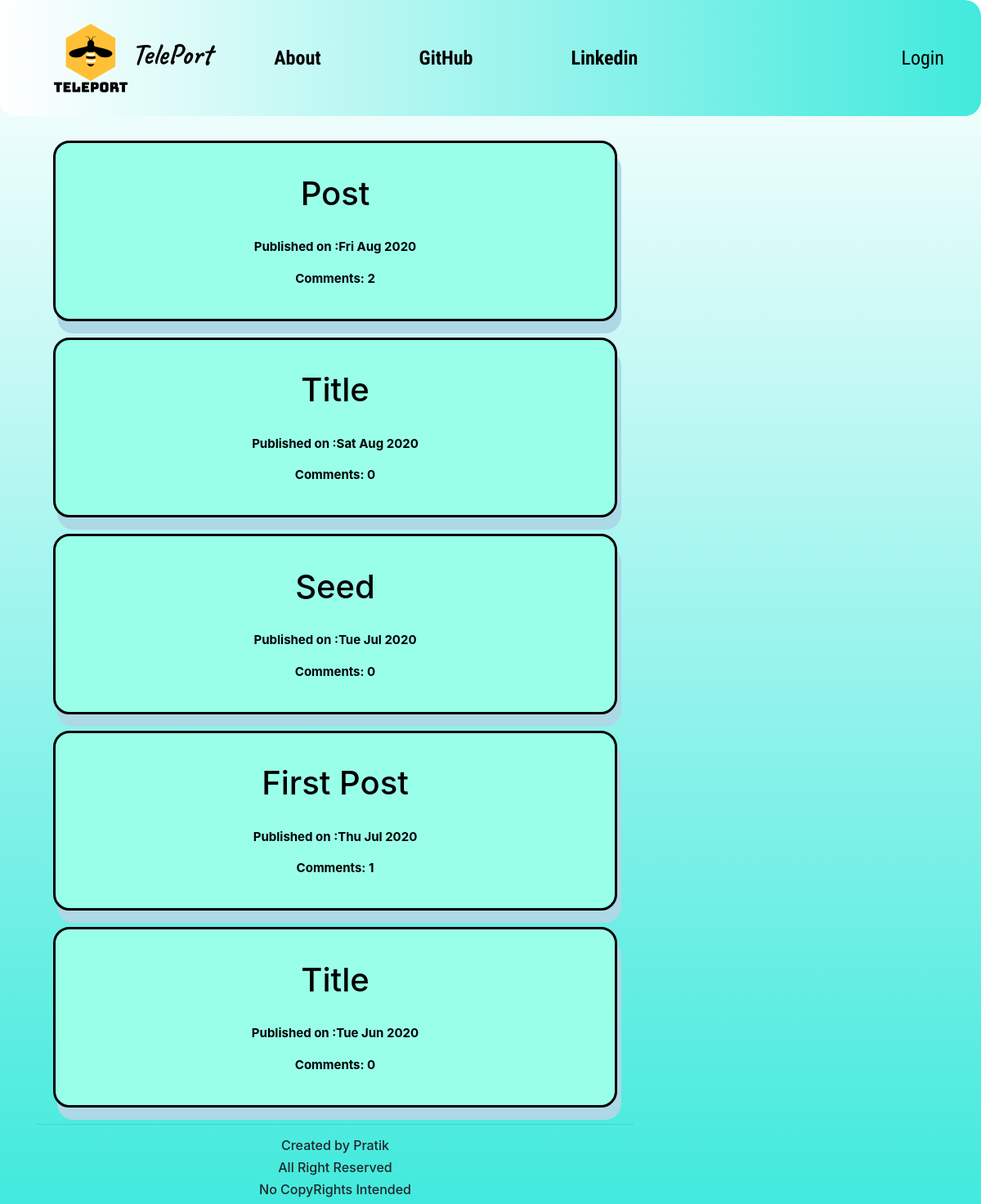
The page / on the database its author committed.
### blog/models.py (models this page shows, shortened)
class Post(models.Model):
    author = models.ForeignKey('auth.User',on_delete=models.CASCADE)
    title = models.CharField(max_length=256)
    text = models.TextField()
    create_date = models.DateTimeField(default=timezone.now())
    published_date = models.DateTimeField(blank=True,null=True)
    def approve_comments(self):
        return self.comments.filter(approved_comment=True)

### blog/views.py (the view)
# urls.py: url(r'^$',views.PostListView.as_view(),name='post_list'),
class PostListView(ListView):
    model = Post
    def get_queryset(self):
        return Post.objects.filter(published_date__lte=timezone.now()).order_by('-published_date')

### blog/templates/blog/post_list.html (shortened to what this page needs)
{% extends "blog/base.html" %}
{% load static %}
{% block content %}
<div class="centerstage">
  {% for post in post_list %}
    <div class="post">
      <br>
      <h1><a href="{% url 'post_detail' pk=post.pk %}">{{ post.title }}</a></h1>
      <br>
      <div class="date">
        <p>Published on :{{post.published_date|date:"D M Y"}}</p>
      </div>
      <a href="{% url 'post_detail' pk=post.pk %}">Comments: {{post.approve_comments.count}}</a>
      <br>
      <br>
    </div>
    {% endfor %}
</div>
<div class="footer">
<hr>
<h6>Created by Pratik </h6>
<h6>All Right Reserved</h6>
<h6>No CopyRights Intended</h6>
</div>
{% endblock%}

### blog/templates/blog/base.html (shortened to what this page needs)
<!DOCTYPE html>
{% load static %}
<html lang="en" dir="ltr">
  <head>
          <link rel="stylesheet" href="https://stackpath.bootstrapcdn.com/bootstrap/4.5.0/css/bootstrap.min.css">
          <link rel="stylesheet" href="//cdn.jsdelivr.net/npm/medium-editor@latest/dist/css/medium-editor.min.css" type="text/css" media="screen" charset="utf-8">
          <link rel="stylesheet" href="{% static 'css/blog.css' %}">
  </head >
  <body>
<nav class='navbar navbar-default techfont custom-navbar '>
  <div class="container">
    <ul  class='navbar nav'>
      <li>  <a class='navbar-brand bigbrand' href="{% url 'post_list' %}"> <img src="{%static 'image/logo.png' %}" width='100px' height='100px'>TelePort</a></li><hr>
      <li> <a class='navbar-item' href="{% url 'about' %}">  About</a></li>
      <li> <a class='navbar-item' href="https://www.github.com">  GitHub</a></li>
      <li> <a class='navbar-item' href="https://www.linkedin.com">  Linkedin</a></li>
    </ul>
    <ul class='nav navbar-nav navbar-right' >
      {% if user.is_authenticated %}
      <li>
          <a href="{% url 'post_new' %}">New Post</a>
      </li>
      <li>
          <a href="{% url 'post_draft_list' %}">Drafts</a>
      </li>
      <li>
          <a href="{% url 'logout' %}">LogOut</a>
      </li>
      <li>
          <a >Welcome {{user.username}}</a>
      </li>
      {% else %}
      <li>
        <a  class='nav navbar-right'  href="{% url 'login' %}">Login</a>
      </li>
      {% endif%}
    </ul>
  </div>
</nav>
<div class="content container">
  <div class="row">
    <div class="col-md-8">
      <div class="blog-post">
        {% block content %}
        {% endblock %}
      </div>
    </div>
  </div>
</div>
  </body>
</html>

### blog/static/css/blog.css (style rules this page uses)
.techfont { font-family: 'Roboto Condensed', sans-serif; font-size:1.5em; margin-bottom: 10px; }
.bigbrand { font-family: 'Roboto Condensed', sans-serif; font-weight: bolder; font-size:1.5em; }
.centerstage { text-align: center; margin-left: auto; margin-right: auto; }
.post { border: solid black 3px; border-radius: 20px; margin:20px; padding:15px; }

### rows shown on the page
Post: title "Post", published_date "Fri Aug 2020", approve_comments.count "2"
Post: title "Title", published_date "Sat Aug 2020", approve_comments.count "0"
Post: title "Seed", published_date "Tue Jul 2020", approve_comments.count "0"
Post: title "First Post", published_date "Thu Jul 2020", approve_comments.count "1"
Post: title "Title", published_date "Tue Jun 2020", approve_comments.count "0"
